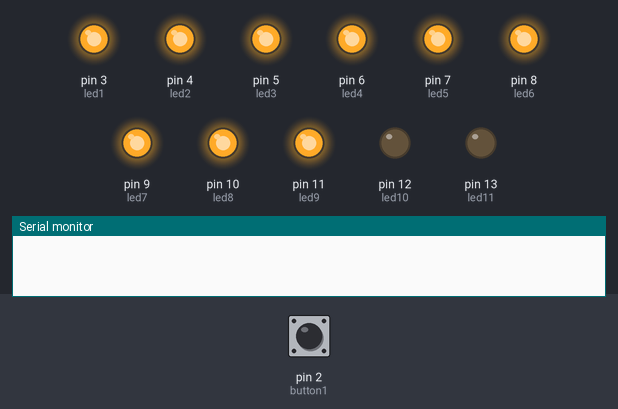
Recording of a sketch running on a simulated Arduino Uno, built with avr-gcc and run on an emulated ATmega328P. On the bench: output pins drawn as LEDs (lit = HIGH), the last lines printed to the serial monitor. Dashed ring = blinking. The test bench sets the inputs (shaded band); at power-on: pin 2 (button1) HIGH. Random numbers use the default seed unless the sketch sets one.

Above: at 1.2 s.
1.3 s: pin 2 (button1) pulled LOW for 0.15 s
At 2.9 s:
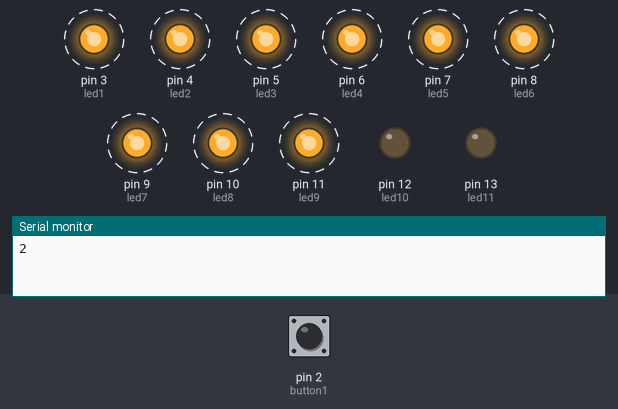
4.4 s: pin 2 (button1) pulled LOW for 1 s
At 8.3 s:
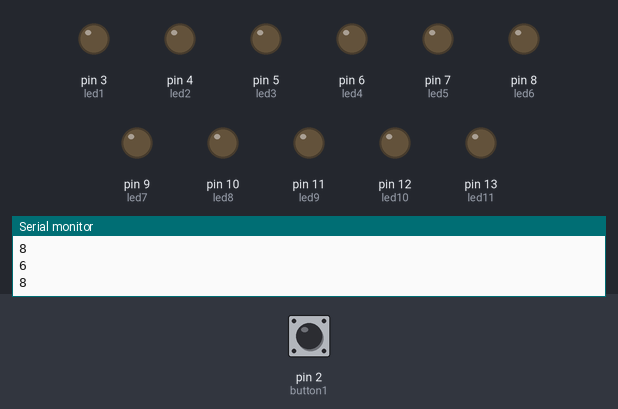
8.4 s: pin 2 (button1) pulled LOW for 3.2 s
Timing chart, 0 to 11.4 s (numbered marks = the images above; inputs shaded):
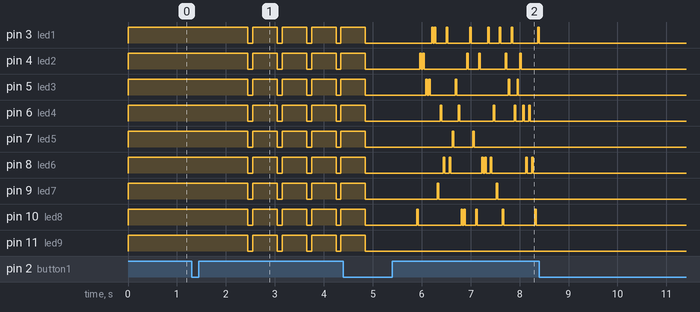

The sketch:

Laser-Only.ino
```cpp
int button1 = 2;

int led1 = 3;
int led2 = 4;
int led3 = 5;
int led4 = 6;
int led5 = 7;
int led6 = 8;
int led7 = 9;
int led8 = 10;
int led9 = 11;
int led10 = 12;
int led11 = 13;

int led_min= 3;
int led_max = 11;

int button1status = 1;


int time_ON_sec = 500;                   //1000 = 1 Sekunde
int time_OFF_sec = 100;
int time_random = 30;


void setup() {
  // put your setup code here, to run once:
    pinMode(button1, INPUT);
  pinMode(led1, OUTPUT);
  pinMode(led2, OUTPUT);
  pinMode(led3, OUTPUT);
  pinMode(led4, OUTPUT);
  pinMode(led5, OUTPUT);
  pinMode(led6, OUTPUT);
  pinMode(led7, OUTPUT);
  pinMode(led8, OUTPUT);
  pinMode(led9, OUTPUT);
  pinMode(led10, OUTPUT);
  pinMode(led11, OUTPUT);

    while(!Serial);
  Serial.begin(9600);
}

void loop() {
  // put your main code here, to run repeatedly:
  digitalWrite(button1, HIGH);


  if(digitalRead(button1) == LOW) {
    while(digitalRead(button1) == LOW) {}

    button1status += 1;
    Serial.println(button1status);
    delay(500);
  }

    switch(button1status){
    case 1:
          laser_control(HIGH);
     break;

    case 2:
          laser_party();
     break;

    case 3:
          laser_random();
     break;

    case 4:
        laser_control(LOW);
     break;

    default:
     break;

  }
  if(button1status == 4){
    button1status = 0;
  }

}
void led_ON(int led_pin){
    digitalWrite(led_pin, HIGH);
}

void led_OFF(int led_pin){
    digitalWrite(led_pin, LOW);
}

void laser_control(int led_state){
    if(led_state == HIGH){

      for(int i = led_min; i <= led_max; i++ ){
       led_ON(i);
      }
    }else{
      for(int i = led_min; i <= led_max; i++ ){
       led_OFF(i);
      }
    }
}


void laser_party(){
    laser_control(HIGH);
    delay(time_ON_sec);
    laser_control(LOW);
    delay(time_OFF_sec);

}

void laser_random(){
    int laser_random_nbr = random(led_min, led_max);
    Serial.println(laser_random_nbr);
    digitalWrite(laser_random_nbr, HIGH);
    delay(time_random);
    digitalWrite(laser_random_nbr, LOW);
    delay(time_random);
}
```

Measured:
- after the input at 1.3 s, pin 3 (led1), pin 4 (led2), pin 5 (led3), pin 6 (led4), pin 7 (led5), pin 8 (led6), pin 9 (led7), pin 10 (led8), pin 11 (led9): alternates HIGH for 0.50 s and LOW for 0.10 s, starting after 1.2 s
